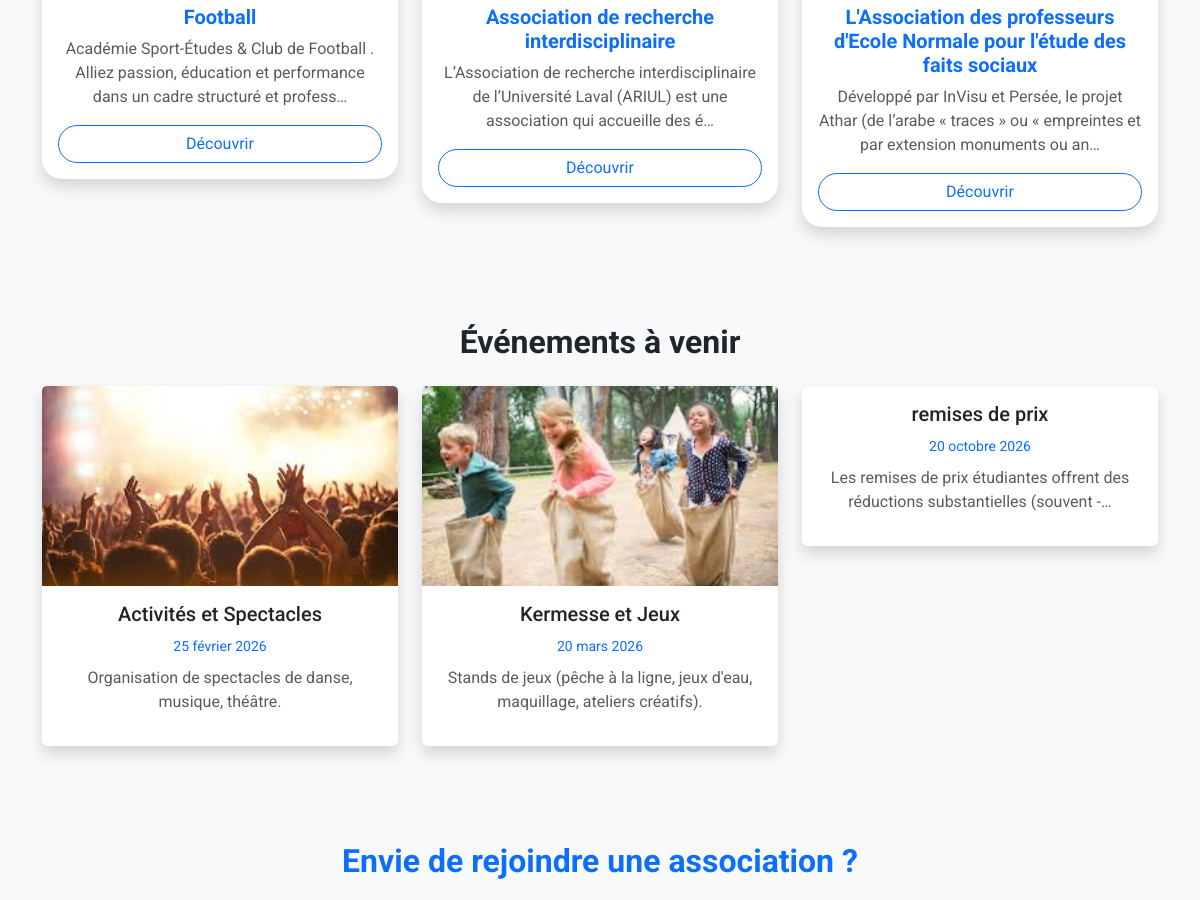
The app's page /vie-associative/ (middle part), older data.
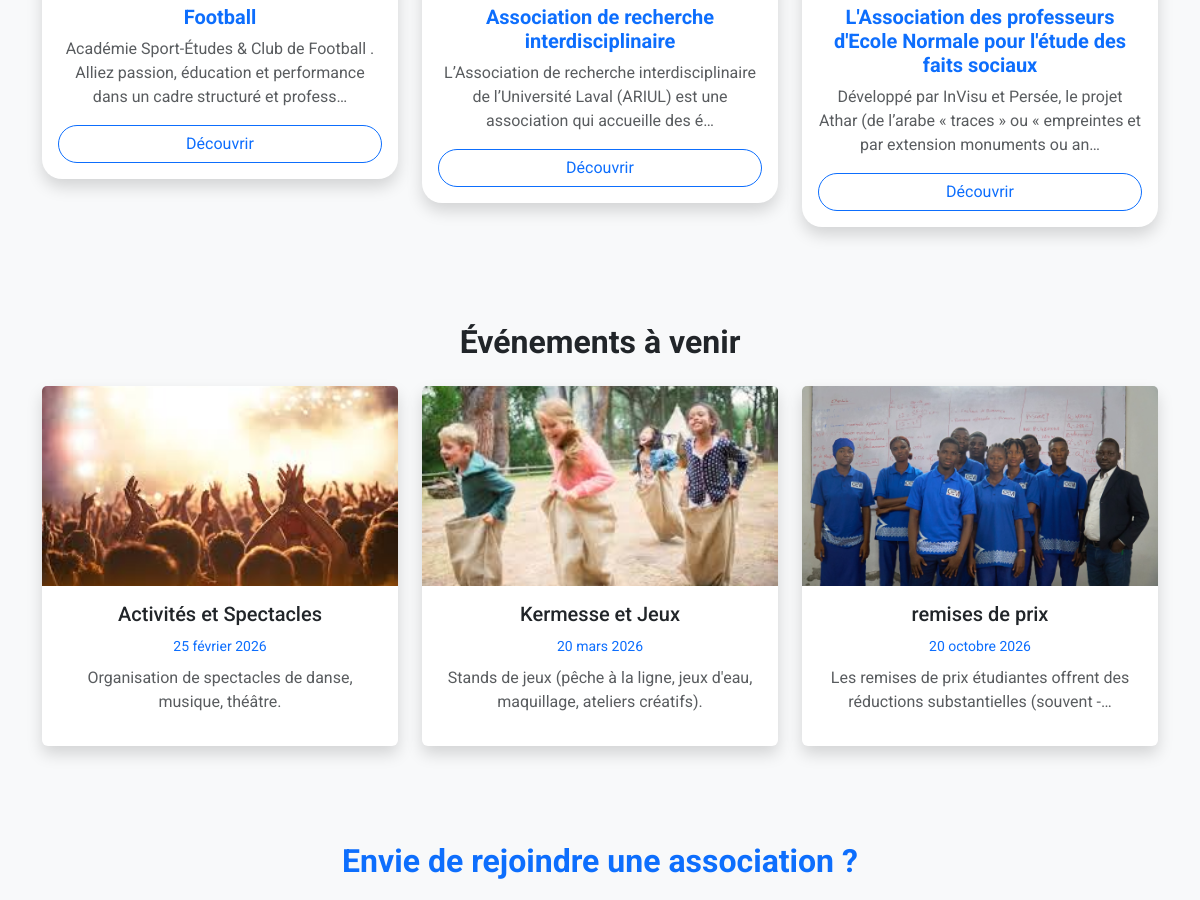
The same page, newer data.
### myapp/models.py (models this page shows, shortened)
class Evenement(models.Model):
    titre = models.CharField(max_length=200)
    description = models.TextField(blank=True, null=True)
    date_event = models.DateField()
    image = models.ImageField(upload_to="evenements/", blank=True, null=True)
    association = models.ForeignKey(
        Association,
        on_delete=models.CASCADE,
        related_name="evenements"
    )

### myapp/views.py (the view)
# urls.py: path("vie-associative/", views.vie_associative, name="vie_associative"),
def vie_associative(request):
    associations = Association.objects.all()
    evenements = Evenement.objects.order_by('date_event')[:6]
    context = {
        'associations': associations,
        'evenements': evenements,
    }
    return render(request, 'vie_associative.html', context)

### myapp/context_processors.py (called while the page is built)
def home_data(request):
    return {
        "home_data": HomePage.objects.first()
    }

### myapp/templates/vie_associative.html (shortened to what this page needs)
{% extends 'base.html' %}
{% load static %}
{% block content %}
<link href="https://unpkg.com/aos@2.3.4/dist/aos.css" rel="stylesheet">
<section class="container py-5">
  <div class="row g-4">
    {% for association in associations %}
    <div class="col-md-4" data-aos="zoom-in">
      <div class="card association-card shadow">
        <div class="card-body text-center d-flex flex-column">
          <h5 class="fw-bold text-primary">
            {{ association.nom }}
          </h5>
          <p class="text-muted">
            {{ association.description|truncatechars:120 }}
          </p>
          <button class="btn btn-outline-primary rounded-pill mt-auto" data-bs-toggle="modal"
            data-bs-target="#modal{{ forloop.counter }}">
            Découvrir
          </button>
        </div>
      </div>
    </div>
    {% endfor %}
  </div>
</section>
<section class="bg-light py-5">
  <div class="container text-center">
    <h2 class="fw-bold mb-4">Événements à venir</h2>
    <div class="row g-4">
      {% for event in evenements %}
      <div class="col-md-4">
        <div class="card shadow border-0">
          {% if event.image %}
          <img src="{{ event.image.url }}" class="card-img-top" style="height:200px;object-fit:cover;">
          {% endif %}
          <div class="card-body">
            <h5>{{ event.titre }}</h5>
            <small class="text-primary">
              {{ event.date_event }}
            </small>
            <p class="mt-2 text-muted">
              {{ event.description|truncatechars:80 }}
            </p>
          </div>
        </div>
      </div>
      {% empty %}
      <p>Aucun événement disponible</p>
      {% endfor %}
    </div>
  </div>
</section>
<section class="cta-section text-center py-5" style="background: transparent;">
  <h2 class="fw-bold" style="color: #0d6efd;">
    Envie de rejoindre une association ?
  </h2>
</section>
{% endblock %}

Row changes from the older to the newer data that the page shows:
changed Evenement "remises de prix": image: picture added
